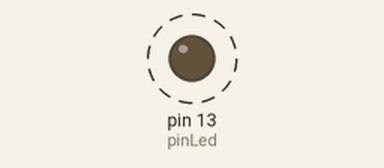
Recording of a sketch running on a simulated Arduino Uno, built with avr-gcc and run on an emulated ATmega328P. Shown: output pins drawn as LEDs (lit = HIGH). Dashed ring = blinking.

Above: at 0.5 s.
Timing chart, 0 to 4.6 s (numbered marks = the images above):
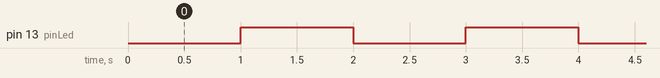

Measured:
- by itself, pin 13 (pinLed): alternates HIGH for 1.0 s and LOW for 1.0 s

The sketch:

led.ino
```cpp
int pinLed = 13 ;  // Defining the pin of the led
void setup() { // Running one time
  pinMode(pinLed, OUTPUT);     // Defining the mode of the pin : output or input

}

void loop() {    // Void loop
  digitalWrite(pinLed, LOW);     // Turning off the led
  delay(1000);        // setting 1 seconde delay
  digitalWrite(pinLed, HIGH);       // Turning on the led
  delay(1000);
}
```
